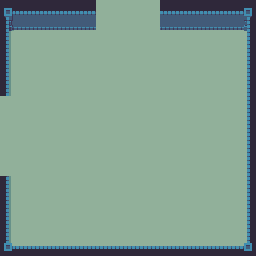

Rendered tile map (Tiled .tmx) drawn with the repository's tilesets; below, a short description and the full map source, tile grids included:
An orthogonal 16x16 tile map with 16x16 px tiles, 3 tile layers (Floor, Walls, Objects), 3 tilesets.

<map version="1.0" tiledversion="1.1.2" orientation="orthogonal" renderorder="right-down" width="16" height="16" tilewidth="16" tileheight="16" infinite="0" nextobjectid="1">
 <tileset firstgid="1" source="world1_tileset.tsx" />
 <tileset firstgid="241" source="world1_doors_front.tsx" />
 <tileset firstgid="385" source="world1_doors_side.tsx" />
 <layer name="Floor" width="16" height="16">
  <data encoding="csv">
55,55,55,55,55,55,55,55,55,55,55,55,55,55,55,55,
55,55,55,55,55,55,55,55,55,55,55,55,55,55,55,55,
55,55,55,55,55,55,55,55,55,55,55,55,55,55,55,55,
55,55,55,55,55,55,55,55,55,55,55,55,55,55,55,55,
55,55,55,55,55,55,55,55,55,55,55,55,55,55,55,55,
55,55,55,55,55,55,55,55,55,55,55,55,55,55,55,55,
55,55,55,55,55,55,55,55,55,55,55,55,55,55,55,55,
55,55,55,55,55,55,55,55,55,55,55,55,55,55,55,55,
55,55,55,55,55,55,55,55,55,55,55,55,55,55,55,55,
55,55,55,55,55,55,55,55,55,55,55,55,55,55,55,55,
55,55,55,55,55,55,55,55,55,55,55,55,55,55,55,55,
55,55,55,55,55,55,55,55,55,55,55,55,55,55,55,55,
55,55,55,55,55,55,55,55,55,55,55,55,55,55,55,55,
55,55,55,55,55,55,55,55,55,55,55,55,55,55,55,55,
55,55,55,55,55,55,55,55,55,55,55,55,55,55,55,55,
55,55,55,55,55,55,55,55,55,55,55,55,55,55,55,55
</data>
 </layer>
 <layer name="Walls" width="16" height="16">
  <data encoding="csv">
6,7,7,7,7,7,0,0,0,0,7,7,7,7,7,8,
30,31,31,31,31,31,0,0,0,0,31,31,31,31,31,32,
54,0,0,0,0,0,0,0,0,0,0,0,0,0,0,56,
54,0,0,0,0,0,0,0,0,0,0,0,0,0,0,56,
54,0,0,0,0,0,0,0,0,0,0,0,0,0,0,56,
54,0,0,0,0,0,0,0,0,0,0,0,0,0,0,56,
0,0,0,0,0,0,0,0,0,0,0,0,0,0,0,56,
0,0,0,0,0,0,0,0,0,0,0,0,0,0,0,56,
0,0,0,0,0,0,0,0,0,0,0,0,0,0,0,56,
0,0,0,0,0,0,0,0,0,0,0,0,0,0,0,56,
0,0,0,0,0,0,0,0,0,0,0,0,0,0,0,56,
54,0,0,0,0,0,0,0,0,0,0,0,0,0,0,56,
54,0,0,0,0,0,0,0,0,0,0,0,0,0,0,56,
54,0,0,0,0,0,0,0,0,0,0,0,0,0,0,56,
54,0,0,0,0,0,0,0,0,0,0,0,0,0,0,56,
78,79,79,79,79,79,79,79,79,79,79,79,79,79,79,80
</data>
 </layer>
 <layer name="Objects" width="16" height="16">
  <data encoding="csv">
0,0,0,0,0,0,0,0,0,0,0,0,0,0,0,0,
0,0,0,0,0,0,0,0,0,0,0,0,0,0,0,0,
0,0,0,0,0,0,0,0,0,0,0,0,0,0,0,0,
0,0,0,0,0,0,0,0,0,0,0,0,0,0,0,0,
0,0,0,0,0,0,0,0,0,0,0,0,0,0,0,0,
0,0,0,0,0,0,0,0,0,0,0,0,0,0,0,0,
0,0,0,0,0,0,0,0,0,0,0,0,0,0,0,0,
0,0,0,0,0,0,0,0,0,0,0,0,0,0,0,0,
0,0,0,0,0,0,0,0,0,0,0,0,0,0,0,0,
0,0,0,0,0,0,0,0,0,0,0,0,0,0,0,0,
0,0,0,0,0,0,0,0,0,0,0,0,0,0,0,0,
0,0,0,0,0,0,0,0,0,0,0,0,0,0,0,0,
0,0,0,0,0,0,0,0,0,0,0,0,0,0,0,0,
0,0,0,0,0,0,0,0,0,0,0,0,0,0,0,0,
0,0,0,0,0,0,0,0,0,0,0,0,0,0,0,0,
0,0,0,0,0,0,0,0,0,0,0,0,0,0,0,0
</data>
 </layer>
</map>
